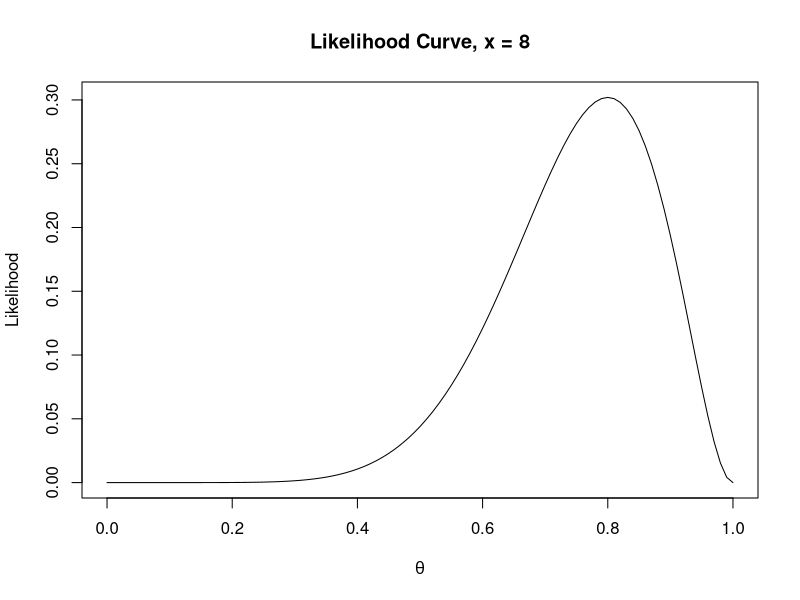
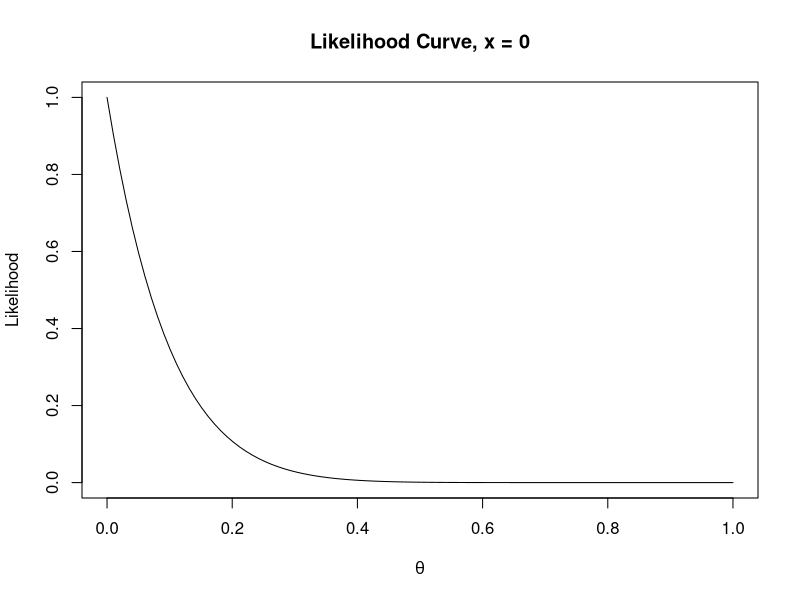
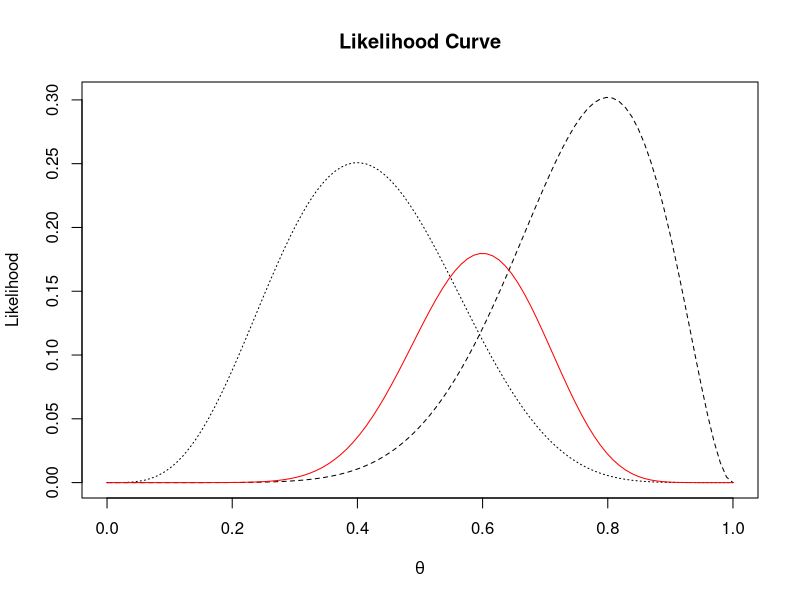
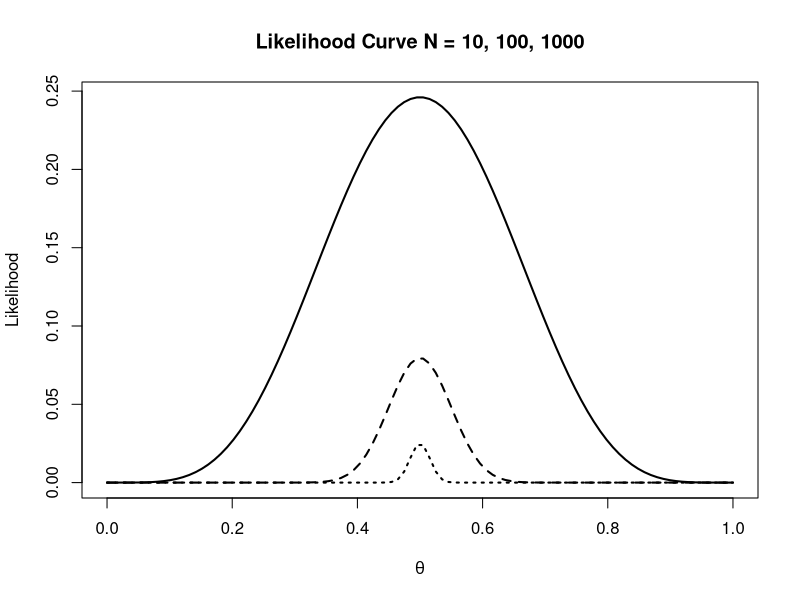
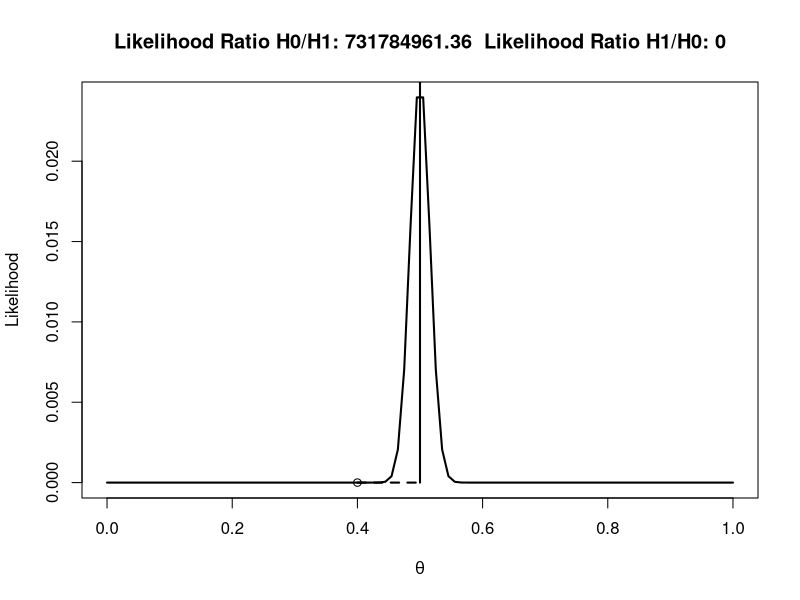
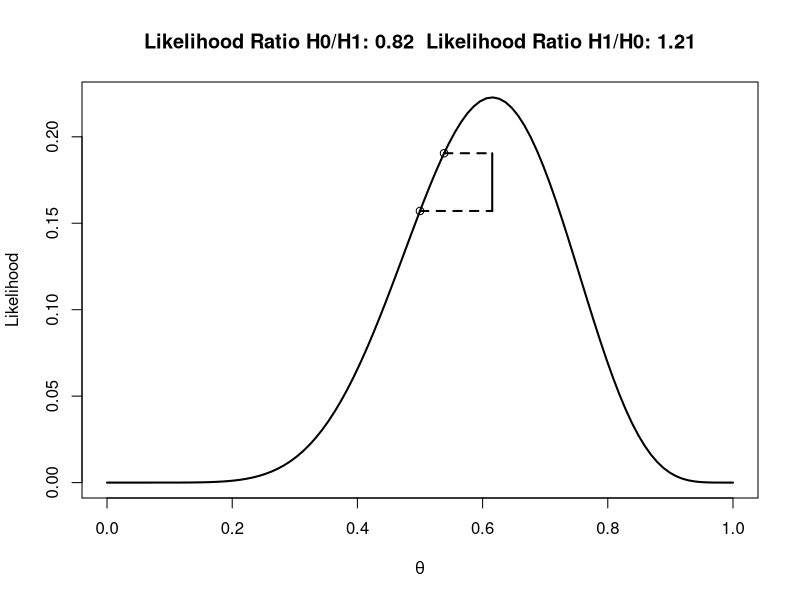

R code for these plots, in order:
## ---- chunk 1
flips_n = 10
flips_heads = 8
theta = 0.5
choose(flips_n,flips_heads)*theta^flips_heads*(1 - theta)^(flips_n - flips_heads)
## ---- chunk 2
thetas <- seq(0,1,.01)
flips_n = 10
flips_heads = 8
likelihoods <- choose(flips_n,flips_heads)*thetas^flips_heads*(1 - thetas)^(flips_n - flips_heads)
plot(likelihoods ~ thetas, type = "l", main = "Likelihood Curve, x = 8", xlab = expression(theta), ylab = "Likelihood")
## ---- chunk 3
#plot likelihood curve----
n<-10 #set total trials
x<-0 #set successes
theta<- seq(0,1,len=100) #create theta variable, from 0 to 1
like <- dbinom(x,n,theta) #create likelihood function
plot(theta,like,type='l',xlab=expression(theta), ylab='Likelihood', main="Likelihood Curve, x = 0")

#? Daniel Lakens, 2016. 
# This work is licensed under a Creative Commons Attribution-NonCommercial-ShareAlike 4.0 International License. https://creativecommons.org/licenses/by-nc-sa/4.0/
## ---- chunk 4
n<-10 #set total trials
left_x<-4 #set first successes
right_x<-8 #set second successes
theta<- seq(0,1,len=100) #create theta variable, from 0 to 1
like_left <- dbinom(left_x,n,theta) #create first likelihood function
like_right <- dbinom(right_x,n,theta) #create second likelihood function
like_combined <- dbinom(left_x + right_x,2*n,theta)
plot(theta,like_right,type='l', lty=2,xlab=expression(theta), ylab='Likelihood', main="Likelihood Curve")
lines(theta,like_left,type='l',lty=3)
lines(theta,like_combined,type = 'l',col="red")
## ---- chunk 5
n1<-10 #set total trials of first set
n2<-100 #set total trials of second set
n3<-1000 #set total trials of third set
x1<-5 #set first successes
x2<-50 #set second successes
x3<-500 #set third successes
theta<- seq(0,1,len=100) #create theta variable, from 0 to 1
like_1 <- dbinom(x1,n1,theta) #create first likelihood function
like_2 <- dbinom(x2,n2,theta) #create second likelihood function
like_3 <- dbinom(x3,n3,theta)
plot(theta,like_1,type='l',xlab=expression(theta), ylab='Likelihood', main="Likelihood Curve N = 10, 100, 1000", lwd=2)
lines(theta,like_2,type='l',lty=2, lwd=2)
lines(theta,like_3,type = 'l',lty=3, lwd=2)
## ---- chunk 6
#Calculate the likelihood ratio----
n<-1000 #set total trials
x<-500 #set successes
H0 <- .5 #specify one hypothesis you want to compare with the likihood ratio
H1 <- 0.4 #specify another hypothesis you want to compare with the likihood ratio (you can use 1/20, or 0.05)
dbinom(x,n,H0)/dbinom(x,n,H1) #Returns the likelihood ratio of H0 over H1
dbinom(x,n,H1)/dbinom(x,n,H0) #Returns the likelihood ratio of H1 over H0

theta<- seq(0,1,len=100) #create theta variable, from 0 to 1
like <- dbinom(x,n,theta)
#png(file="LikRatio.png",width=4000,height=3000, , units = "px", res = 900)
plot(theta,like,type='l',xlab=expression(theta), ylab='Likelihood', lwd=2)
points(H0,dbinom(x,n,H0))
points(H1,dbinom(x,n,H1))
segments(H0, dbinom(x,n,H0), x/n, dbinom(x,n,H0), lty=2, lwd=2)
segments(H1, dbinom(x,n,H1), x/n, dbinom(x,n,H1), lty=2, lwd=2)
segments(x/n, dbinom(x,n,H0), x/n, dbinom(x,n,H1), lwd=2)
title(paste('Likelihood Ratio H0/H1:',round(dbinom(x,n,H0)/dbinom(x,n,H1),digits=2)," Likelihood Ratio H1/H0:",round(dbinom(x,n,H1)/dbinom(x,n,H0),digits=2)))
#dev.off()

#? Daniel Lakens, 2016. 
# This work is licensed under a Creative Commons Attribution-NonCommercial-ShareAlike 4.0 International License. https://creativecommons.org/licenses/by-nc-sa/4.0/
## ---- chunk 7
#Calculate the likelihood ratio----
n<-13 #set total trials
x<-8 #set successes
H0 <- .5 #specify one hypothesis you want to compare with the likihood ratio
H1 <- 7/13 #specify another hypothesis you want to compare with the likihood ratio (you can use 1/20, or 0.05)
dbinom(x,n,H0)/dbinom(x,n,H1) #Returns the likelihood ratio of H0 over H1
dbinom(x,n,H1)/dbinom(x,n,H0) #Returns the likelihood ratio of H1 over H0

theta<- seq(0,1,len=100) #create theta variable, from 0 to 1
like <- dbinom(x,n,theta)
#png(file="LikRatio.png",width=4000,height=3000, , units = "px", res = 900)
plot(theta,like,type='l',xlab=expression(theta), ylab='Likelihood', lwd=2)
points(H0,dbinom(x,n,H0))
points(H1,dbinom(x,n,H1))
segments(H0, dbinom(x,n,H0), x/n, dbinom(x,n,H0), lty=2, lwd=2)
segments(H1, dbinom(x,n,H1), x/n, dbinom(x,n,H1), lty=2, lwd=2)
segments(x/n, dbinom(x,n,H0), x/n, dbinom(x,n,H1), lwd=2)
title(paste('Likelihood Ratio H0/H1:',round(dbinom(x,n,H0)/dbinom(x,n,H1),digits=2)," Likelihood Ratio H1/H0:",round(dbinom(x,n,H1)/dbinom(x,n,H0),digits=2)))
#dev.off()

#? Daniel Lakens, 2016. 
# This work is licensed under a Creative Commons Attribution-NonCommercial-ShareAlike 4.0 International License. https://creativecommons.org/licenses/by-nc-sa/4.0/
